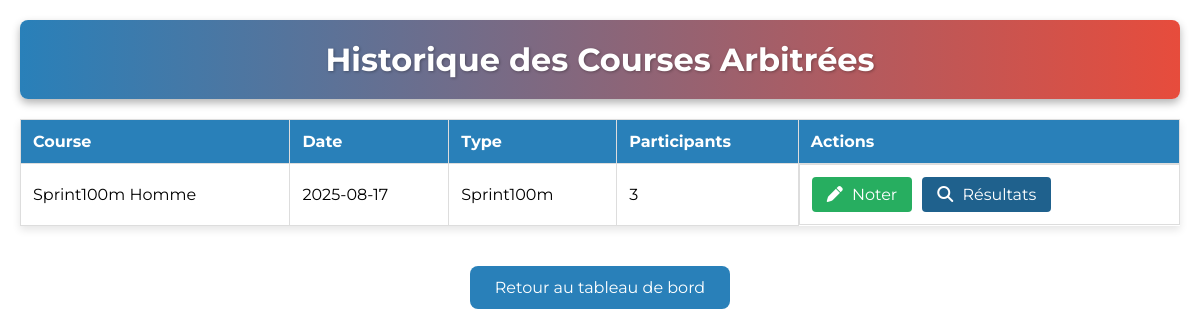
Screenshot of /sprint_meetNV/arbitre/historique_arbitrage.php (signed in) with the database file from the repository.
### tables this page shows
CREATE TABLE courses (
  id int NOT NULL,
  nom varchar(100) NOT NULL,
  course_type enum('Sprint100m','Sprint200m','Sprint400m','Haies100m','Haies110m','Haies400m','Relais4x100m','Relais4x400m','Autre') NOT NULL,
  round_type enum('Series','DemiFinale','Finale') NOT NULL,
  date_course date NOT NULL,
  statut_inscription enum('ouvert','ferme') DEFAULT 'ouvert'
);

### sprint_meetNV/arbitre/historique_arbitrage.php (the view, shortened to what this page needs)
<?php
require_once '../includes/db_connect.php';
$arbitre_id = $_SESSION['user_id'];
$sql = "SELECT c.*, COUNT(i.user_id) as nb_participants
        FROM courses c
        INNER JOIN arbitrage a ON c.id = a.course_id
        LEFT JOIN inscriptions i ON c.id = i.course_id
        WHERE a.arbitre_id = $arbitre_id
        GROUP BY c.id
        ORDER BY c.date_course DESC";
$result = mysqli_query($conn, $sql);
$historique = mysqli_fetch_all($result, MYSQLI_ASSOC);
?>
<!DOCTYPE html>
<html lang="fr">
<head>
    <link rel="stylesheet" href="https://cdnjs.cloudflare.com/ajax/libs/font-awesome/6.4.0/css/all.min.css">
</head>
<body>
    <header>
        <h1>Historique des Courses Arbitrées</h1>
    </header>
    <table class="course-table">
        <thead>
            <tr>
                <th>Course</th>
                <th>Date</th>
                <th>Type</th>
                <th>Participants</th>
                <th>Actions</th>
            </tr>
        </thead>
        <tbody>
            <?php foreach ($historique as $course): ?>
                <tr>
                    <td><?php echo htmlspecialchars($course['nom']); ?></td>
                    <td><?php echo $course['date_course']; ?></td>
                    <td><?php echo htmlspecialchars($course['course_type']); ?></td>
                    <td><?php echo $course['nb_participants']; ?></td>
                    <td class="action-buttons">
                        <a href="noter_performances.php?course_id=<?php echo $course['id']; ?>" class="btn btn-noter"><i class="fas fa-pen"></i> Noter</a>
                        <a href="consulter_resultats.php?course_id=<?php echo $course['id']; ?>" class="btn btn-consulter"><i class="fas fa-search"></i> Résultats</a>
                    </td>
                </tr>
            <?php endforeach; ?>
        </tbody>
    </table>
    <a href="dashboard_arbitre.php" class="retour">Retour au tableau de bord</a>
</body>
</html>

### sprint_meetNV/arbitre/historique_arbitrage.php (style rules this page uses)
:root { --primary-blue: #2980b9; --secondary-red: #e74c3c; --white: #fff; --black: #000; }
* { margin: 0; padding: 0; box-sizing: border-box; }
body { font-family: 'Montserrat', sans-serif; background: var(--white); color: var(--black); text-align: center; min-height: 100vh; padding: 20px; }
header { background: linear-gradient(90deg, var(--primary-blue), var(--secondary-red)); padding: 20px; border-radius: 8px; margin-bottom: 20px; box-shadow: 0 4px 8px rgba(0,0,0,0.3); color: var(--white); }
h1 { font-size: 2rem; text-shadow: 1px 1px 3px rgba(0,0,0,0.3); }
.course-table { width: 100%; border-collapse: collapse; margin: 20px 0; box-shadow: 0 4px 8px rgba(0,0,0,0.1); }
.course-table th, .course-table td { padding: 12px; text-align: left; border: 1px solid #ddd; }
.course-table th { background-color: var(--primary-blue); color: var(--white); }
.action-buttons { display: flex; gap: 10px; }
.btn { padding: 8px 15px; border-radius: 4px; cursor: pointer; color: var(--white); text-decoration: none; transition: background-color 0.3s ease, transform 0.3s ease; }
.btn i { margin-right: 5px; }
.btn-noter { background-color: #27ae60; }
.btn-consulter { background-color: #1f618d; }
.retour { display: inline-block; padding: 12px 25px; background: var(--primary-blue); color: var(--white); text-decoration: none; border-radius: 8px; margin-top: 20px; transition: background-color 0.3s ease, transform 0.3s ease; }

### rows the page displays
courses: nom "Sprint100m Homme", date_course "2025-08-17", course_type "Sprint100m", nb_participants "3"
